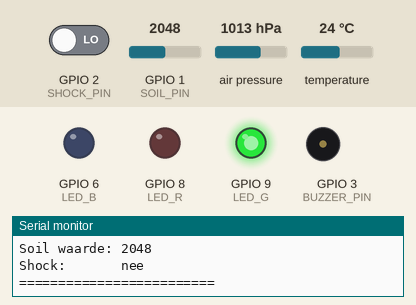
Recording of a sketch running on a simulated ESP32-S3. On the bench: output pins drawn as LEDs (lit = HIGH), buzzer (waves = sounding), the last lines printed to the serial monitor. The test bench sets the inputs (shaded band); at power-on: temperature 24 °C, GPIO 1 (SOIL_PIN) = 2048, GPIO 2 (SHOCK_PIN) LOW, air pressure 1013 hPa. WiFi joins after 1.5 s; servers stay silent unless stated.

Above: at 3.0 s.
3.1 s: temperature set to 34.7 °C
4.6 s: temperature set to 35.5 °C
At 5.03 s:
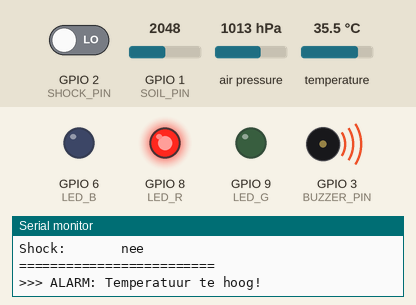
7.6 s: GPIO 1 (SOIL_PIN) set to 2955
10.6 s: GPIO 1 (SOIL_PIN) set to 3028
At 10.94 s:
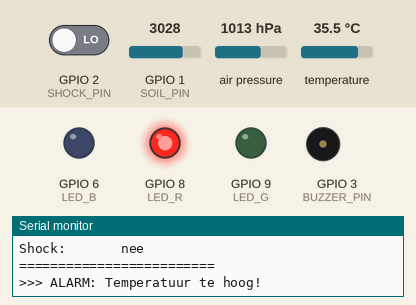
At 11.4 s:
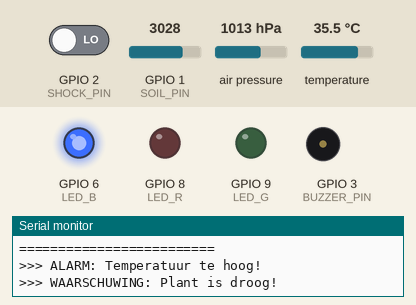
13.6 s: GPIO 2 (SHOCK_PIN) driven HIGH
16.6 s: GPIO 1 (SOIL_PIN) set to 2960
At 16.9 s:
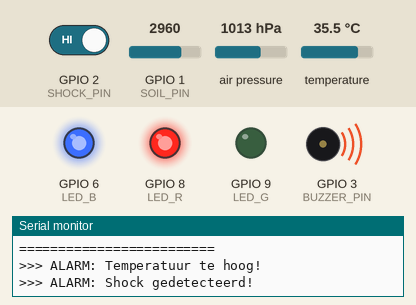
Timing chart, 0 to 20.6 s (numbered marks = the images above; inputs shaded):
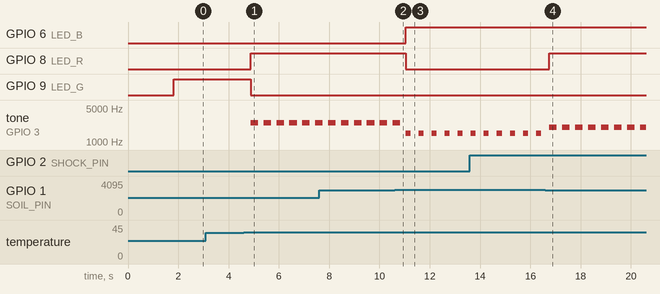

Measured:
- the behaviour switches between 35 and 35.1 °C on temperature (found by bisection; images 0 and 1)
- the behaviour switches between 3000 and 3001 on GPIO 1 (SOIL_PIN) (found by bisection; images 1 and 2)
- after the input at 4.6 s, GPIO 8 (LED_R): LOW → HIGH after 0.28 s; GPIO 9 (LED_G): HIGH → LOW after 0.28 s; tone on GPIO 3 (BUZZER_PIN): alternates 2500 Hz for 0.30 s and silent for 0.21 s, starting after 0.28 s
- after the input at 10.6 s, GPIO 6 (LED_B): LOW → HIGH after 0.45 s; GPIO 8 (LED_R): HIGH → LOW after 0.45 s
- after the input at 16.6 s, GPIO 8 (LED_R): LOW → HIGH after 0.15 s

The sketch:

EIND_BLYNK_AF.ino
```cpp
#define BLYNK_TEMPLATE_ID "TMPL56sJVSzYA"
#define BLYNK_TEMPLATE_NAME "esp32 monitoring and gyro"
#define BLYNK_AUTH_TOKEN "h8o706h4z2EAAE3769kfC7SeaBekrk-L"

#include <Wire.h>
#include <WiFi.h>
#include <BlynkSimpleEsp32.h>
#include <Adafruit_Sensor.h>
#include <Adafruit_BMP280.h>

#define SOIL_PIN 1
#define SHOCK_PIN 2
#define BUZZER_PIN 3
#define LED_R 8
#define LED_G 9
#define LED_B 6
#define SDA_PIN 4
#define SCL_PIN 5

Adafruit_BMP280 bmp;

char ssid[] = "embed";
char pass[] = "weareincontrol";

bool bmp_ok = false;

// instelbare temperatuurgrens
float tempLimit = 35;

// Blynk slider op V20
BLYNK_WRITE(V20) {
  tempLimit = param.asFloat();
  Serial.print("Nieuwe temperatuurgrens ingesteld: ");
  Serial.println(tempLimit);
}

void setup() {
  Serial.begin(115200);

  pinMode(SOIL_PIN, INPUT);
  pinMode(SHOCK_PIN, INPUT);
  pinMode(BUZZER_PIN, OUTPUT);
  pinMode(LED_R, OUTPUT);
  pinMode(LED_G, OUTPUT);
  pinMode(LED_B, OUTPUT);

  Wire.begin(SDA_PIN, SCL_PIN);

  // --- BMP280 zoeken (max 5 pogingen) ---
  int attempts = 0;
  while (!bmp_ok && attempts < 5) {
    Serial.print("Zoeken naar BMP280... poging ");
    Serial.println(attempts + 1);

    if (bmp.begin(0x76)) {
      bmp_ok = true;
      Serial.println("BMP280 gevonden op 0x76!");
    }
    else if (bmp.begin(0x77)) {
      bmp_ok = true;
      Serial.println("BMP280 gevonden op 0x77!");
    }
    else {
      Serial.println("BMP280 niet gevonden...");
      attempts++;
      delay(1000);
    }
  }

  if (!bmp_ok) {
    Serial.println(">>> SENSOR FOUT: BMP280 niet gevonden na 5 pogingen!");
  }

  Blynk.begin(BLYNK_AUTH_TOKEN, ssid, pass);

  // stuur standaard temperatuurgrens naar Blynk
  Blynk.virtualWrite(V20, tempLimit);

  Serial.println("\n--- SYSTEM STARTED ---\n");
}

void loop() {
  Blynk.run();

  float temperature = bmp_ok ? bmp.readTemperature() : 0;
  float pressure = bmp_ok ? bmp.readPressure() / 100.0F : 0;

  int soilValue = analogRead(SOIL_PIN);
  int shockValue = digitalRead(SHOCK_PIN);

  Serial.println("====== SENSOR DATA ======");
  Serial.print("Temperatuur: ");
  Serial.print(temperature);
  Serial.println(" °C");

  Serial.print("Luchtdruk:   ");
  Serial.print(pressure);
  Serial.println(" hPa");

  Serial.print("Soil waarde: ");
  Serial.println(soilValue);

  Serial.print("Shock:       ");
  Serial.println(shockValue == 1 ? "JA (ALARM)" : "nee");
  Serial.println("=========================\n");

  // Reset LED's
  digitalWrite(LED_R, LOW);
  digitalWrite(LED_G, LOW);
  digitalWrite(LED_B, LOW);

  String ledStatus = "GROEN (OK)";
  digitalWrite(LED_G, HIGH);

  // temperatuur alarm via Blynk slider
  if (temperature > tempLimit) {
    Serial.println(">>> ALARM: Temperatuur te hoog!");
    digitalWrite(LED_R, HIGH);
    digitalWrite(LED_G, LOW);
    digitalWrite(LED_B, LOW);
    tone(BUZZER_PIN, 2500, 300);
    ledStatus = "ROOD (HOGE TEMPERATUUR)";
  }

  // Shock alarm (paars)
  if (shockValue == 1) {
    Serial.println(">>> ALARM: Shock gedetecteerd!");
    digitalWrite(LED_R, HIGH);
    digitalWrite(LED_B, HIGH);
    digitalWrite(LED_G, LOW);
    tone(BUZZER_PIN, 2000, 300);
    ledStatus = "PAARS (SHOCK)";
  }

  // Droge plant
  if (soilValue > 3000) {
    Serial.println(">>> WAARSCHUWING: Plant is droog!");
    digitalWrite(LED_B, HIGH);
    digitalWrite(LED_R, LOW);
    digitalWrite(LED_G, LOW);
    tone(BUZZER_PIN, 1500, 200);
    ledStatus = "BLAUW (DROOG)";
  }

  // BMP280 foutstatus
  if (!bmp_ok) {
    Serial.println(">>> FOUT: BMP280 niet verbonden!");
    digitalWrite(LED_R, HIGH);
    digitalWrite(LED_G, HIGH);
    digitalWrite(LED_B, LOW);
    ledStatus = "GEEL (SENSOR FOUT)";
  }

  // Blynk updates
  Blynk.virtualWrite(V4, soilValue);
  Blynk.virtualWrite(V5, temperature);
  Blynk.virtualWrite(V7, pressure);
  Blynk.virtualWrite(V8, shockValue);
  Blynk.virtualWrite(V10, ledStatus);

  delay(500);
}
```
